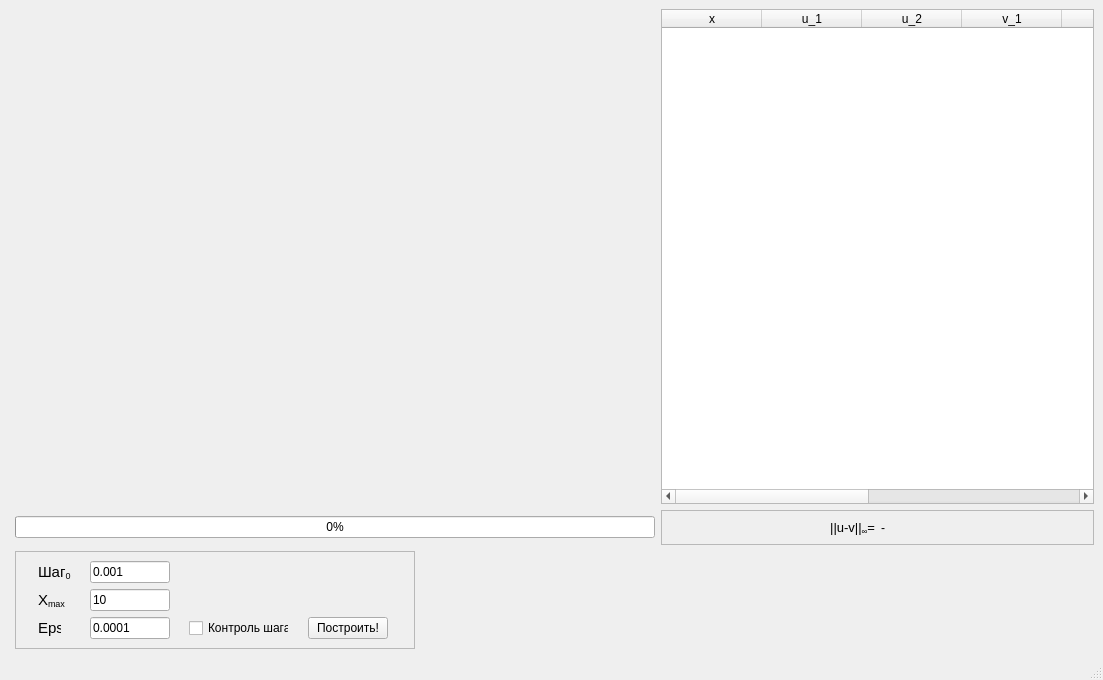
<?xml version="1.0" encoding="UTF-8"?>
<ui version="4.0">
 <class>MainWindow</class>
 <widget class="QMainWindow" name="MainWindow">
  <property name="geometry">
   <rect>
    <x>0</x>
    <y>0</y>
    <width>1103</width>
    <height>680</height>
   </rect>
  </property>
  <property name="windowTitle">
   <string>Жёсткая система: Рыбкин Антон, Смирнов Руслан</string>
  </property>
  <widget class="QWidget" name="centralwidget">
   <layout class="QGridLayout" name="gridLayout">
    <property name="leftMargin">
     <number>15</number>
    </property>
    <item row="1" column="1">
     <widget class="QFrame" name="frame_2">
      <property name="frameShape">
       <enum>QFrame::StyledPanel</enum>
      </property>
      <property name="frameShadow">
       <enum>QFrame::Raised</enum>
      </property>
      <layout class="QHBoxLayout" name="horizontalLayout">
       <item>
        <widget class="QLabel" name="label_4">
         <property name="text">
          <string>&lt;html&gt;&lt;head/&gt;&lt;body&gt;&lt;p align=&quot;right&quot;&gt;&lt;span style=&quot; font-size:10pt;&quot;&gt;||u-v||&lt;/span&gt;&lt;span style=&quot; font-size:10pt; vertical-align:sub;&quot;&gt;∞&lt;/span&gt;&lt;span style=&quot; font-size:10pt;&quot;&gt;=&lt;/span&gt;&lt;/p&gt;&lt;/body&gt;&lt;/html&gt;</string>
         </property>
        </widget>
       </item>
       <item>
        <widget class="QLabel" name="max_delta_u_v_lbl">
         <property name="text">
          <string>-</string>
         </property>
        </widget>
       </item>
      </layout>
     </widget>
    </item>
    <item row="2" column="1">
     <widget class="QLabel" name="system_label">
      <property name="maximumSize">
       <size>
        <width>800</width>
        <height>16777215</height>
       </size>
      </property>
      <property name="text">
       <string/>
      </property>
     </widget>
    </item>
    <item row="2" column="0">
     <widget class="QFrame" name="frame">
      <property name="maximumSize">
       <size>
        <width>400</width>
        <height>16777215</height>
       </size>
      </property>
      <property name="frameShape">
       <enum>QFrame::StyledPanel</enum>
      </property>
      <property name="frameShadow">
       <enum>QFrame::Raised</enum>
      </property>
      <layout class="QGridLayout" name="gridLayout_2">
       <item row="1" column="1">
        <widget class="QLabel" name="label_2">
         <property name="maximumSize">
          <size>
           <width>35</width>
           <height>16777215</height>
          </size>
         </property>
         <property name="text">
          <string>&lt;html&gt;&lt;head/&gt;&lt;body&gt;&lt;p&gt;&lt;span style=&quot; font-size:11pt;&quot;&gt;X&lt;/span&gt;&lt;span style=&quot; font-size:11pt; vertical-align:sub;&quot;&gt;max&lt;/span&gt;&lt;/p&gt;&lt;/body&gt;&lt;/html&gt;</string>
         </property>
        </widget>
       </item>
       <item row="1" column="2">
        <widget class="QLineEdit" name="x_max_text_box">
         <property name="maximumSize">
          <size>
           <width>80</width>
           <height>16777215</height>
          </size>
         </property>
         <property name="text">
          <string>10</string>
         </property>
         <property name="placeholderText">
          <string>10</string>
         </property>
        </widget>
       </item>
       <item row="2" column="2">
        <widget class="QLineEdit" name="eps_text_box">
         <property name="maximumSize">
          <size>
           <width>80</width>
           <height>16777215</height>
          </size>
         </property>
         <property name="text">
          <string>0.0001</string>
         </property>
         <property name="placeholderText">
          <string>0.0001</string>
         </property>
        </widget>
       </item>
       <item row="2" column="4">
        <widget class="QCheckBox" name="step_control_check_box">
         <property name="maximumSize">
          <size>
           <width>100</width>
           <height>16777215</height>
          </size>
         </property>
         <property name="cursor">
          <cursorShape>PointingHandCursor</cursorShape>
         </property>
         <property name="text">
          <string>Контроль шага</string>
         </property>
        </widget>
       </item>
       <item row="0" column="2">
        <widget class="QLineEdit" name="step_text_box">
         <property name="maximumSize">
          <size>
           <width>80</width>
           <height>16777215</height>
          </size>
         </property>
         <property name="text">
          <string>0.001</string>
         </property>
         <property name="placeholderText">
          <string>0.001</string>
         </property>
        </widget>
       </item>
       <item row="0" column="1">
        <widget class="QLabel" name="label">
         <property name="maximumSize">
          <size>
           <width>35</width>
           <height>16777215</height>
          </size>
         </property>
         <property name="text">
          <string>&lt;html&gt;&lt;head/&gt;&lt;body&gt;&lt;p&gt;&lt;span style=&quot; font-size:11pt;&quot;&gt;Шаг&lt;/span&gt;&lt;span style=&quot; font-size:11pt; vertical-align:sub;&quot;&gt;0&lt;/span&gt;&lt;/p&gt;&lt;/body&gt;&lt;/html&gt;</string>
         </property>
        </widget>
       </item>
       <item row="2" column="1">
        <widget class="QLabel" name="label_3">
         <property name="maximumSize">
          <size>
           <width>23</width>
           <height>16777215</height>
          </size>
         </property>
         <property name="text">
          <string>&lt;html&gt;&lt;head/&gt;&lt;body&gt;&lt;p align=&quot;center&quot;&gt;&lt;span style=&quot; font-size:11pt;&quot;&gt;Eps&lt;/span&gt;&lt;/p&gt;&lt;/body&gt;&lt;/html&gt;</string>
         </property>
        </widget>
       </item>
       <item row="2" column="6">
        <widget class="QPushButton" name="plot_btn">
         <property name="maximumSize">
          <size>
           <width>80</width>
           <height>16777215</height>
          </size>
         </property>
         <property name="cursor">
          <cursorShape>PointingHandCursor</cursorShape>
         </property>
         <property name="text">
          <string>Построить!</string>
         </property>
        </widget>
       </item>
      </layout>
     </widget>
    </item>
    <item row="0" column="0">
     <widget class="Mpl_widget" name="plot" native="true">
      <property name="minimumSize">
       <size>
        <width>640</width>
        <height>0</height>
       </size>
      </property>
      <property name="maximumSize">
       <size>
        <width>16777215</width>
        <height>16777215</height>
       </size>
      </property>
     </widget>
    </item>
    <item row="1" column="0">
     <widget class="QProgressBar" name="progress_bar">
      <property name="value">
       <number>0</number>
      </property>
      <property name="orientation">
       <enum>Qt::Horizontal</enum>
      </property>
     </widget>
    </item>
    <item row="0" column="1">
     <widget class="QTableWidget" name="table">
      <property name="maximumSize">
       <size>
        <width>800</width>
        <height>16777215</height>
       </size>
      </property>
      <property name="horizontalScrollMode">
       <enum>QAbstractItemView::ScrollPerPixel</enum>
      </property>
      <column>
       <property name="text">
        <string>x</string>
       </property>
      </column>
      <column>
       <property name="text">
        <string>u_1</string>
       </property>
      </column>
      <column>
       <property name="text">
        <string>u_2</string>
       </property>
      </column>
      <column>
       <property name="text">
        <string>v_1</string>
       </property>
      </column>
      <column>
       <property name="text">
        <string>v_2</string>
       </property>
      </column>
      <column>
       <property name="text">
        <string>E_1</string>
       </property>
      </column>
      <column>
       <property name="text">
        <string>E_2</string>
       </property>
      </column>
      <column>
       <property name="text">
        <string>exp(-0.01*x)</string>
       </property>
      </column>
      <column>
       <property name="text">
        <string>exp(-1000*x)</string>
       </property>
      </column>
     </widget>
    </item>
   </layout>
  </widget>
  <widget class="QMenuBar" name="menubar">
   <property name="geometry">
    <rect>
     <x>0</x>
     <y>0</y>
     <width>1103</width>
     <height>21</height>
    </rect>
   </property>
  </widget>
  <widget class="QStatusBar" name="statusbar"/>
 </widget>
 <customwidgets>
  <customwidget>
   <class>Mpl_widget</class>
   <extends>QWidget</extends>
   <header>mpl_widget.h</header>
   <container>1</container>
  </customwidget>
 </customwidgets>
 <tabstops>
  <tabstop>step_text_box</tabstop>
  <tabstop>x_max_text_box</tabstop>
  <tabstop>eps_text_box</tabstop>
  <tabstop>step_control_check_box</tabstop>
  <tabstop>plot_btn</tabstop>
  <tabstop>table</tabstop>
 </tabstops>
 <resources/>
 <connections/>
</ui>
